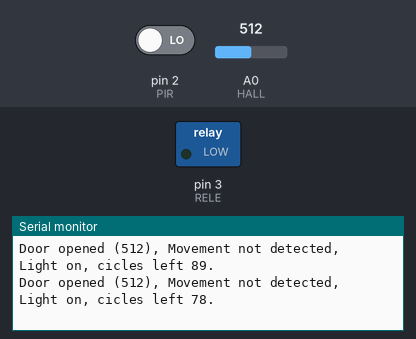
The sketch below on a simulated Arduino Uno, built with avr-gcc and run on an emulated ATmega328P. Parts: switched loads named in the sketch (green lamp = pin HIGH), the last lines printed to the serial monitor. The inputs (shaded band) are chosen by the test bench; at power-on: A0 (HALL) = 512, pin 2 (PIR) LOW.

Above: at 1.2 s.
1.3 s: A0 (HALL) set to 422
At 2.3 s:
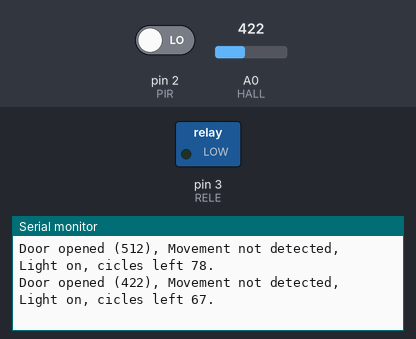
2.8 s: A0 (HALL) set to 402
At 3.5 s:
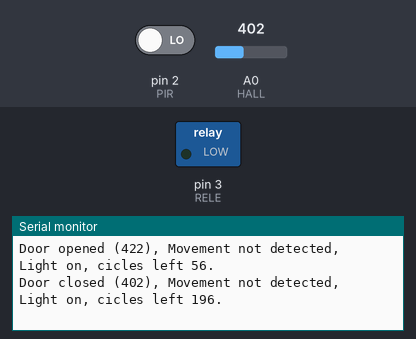
Timing chart, 0 to 5.8 s (numbered marks = the images above; inputs shaded):
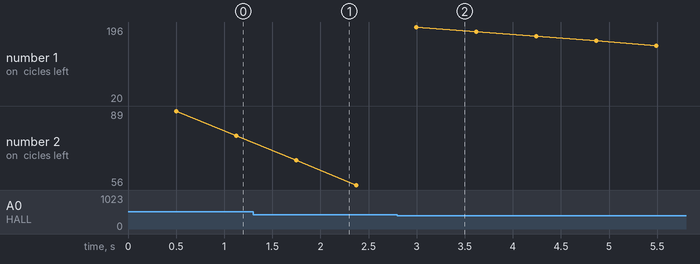

Measured:
- the behaviour switches between 412 and 411 on A0 (HALL) (found by bisection; images 1 and 2)
- after the input at 1.3 s, the serial monitor: prints a new line after 0.45 s (image 1)
- after the input at 2.8 s, the serial monitor: prints a new line after 0.19 s (image 2)

The sketch:

Toilet.ino
```cpp
const int PIR = 2;
const int RELE = 3;
const int HALL = A0;

const int MAIN_DELAY = 50;
const int ONE_SECOND = 1000 / MAIN_DELAY; //Константа, которая определяет количество циклов в одной секнде
const int TIME_TO_PRINT_DEBUG = 500 / MAIN_DELAY; //Константа определят задержку между дебажной информацией.

int sensorValue = 0;
int timeToOff = 5 * ONE_SECOND; //Единица измерения - пауза в основном цикле
bool doorOpen = false;
bool personInside = false;
bool lightOn = false;
int debugTime = TIME_TO_PRINT_DEBUG;

void setup() {
  pinMode( PIR, INPUT);
  pinMode( RELE, OUTPUT);

  Serial.begin(9600, SERIAL_8N1);
  while (!Serial) {}

  //Когда подали напряжение включаем свет на 10 секунд, дальше он погаснет, если не будет шевеления.
  digitalWrite(RELE, LOW);
  lightOn = true;

  // Установим прерывание на датчик
  attachInterrupt(0, onMove, HIGH);

  //Определяем состояние двери
  sensorValue = analogRead(HALL);
  doorOpen = (sensorValue < 524) && (sensorValue > 500);
}


void onDoorOpen(){
  // Если дверь открывается, то свет нужно включить сразу.
  digitalWrite(RELE, LOW);
  doorOpen = true;
  lightOn = true;
  timeToOff = 5 * 60 * ONE_SECOND;
}

void onDoorClose(){
  // Человек входит в комнату. Датчик движения срабатывает до того, как дверь закроется,
  // на повторное срабатывание потребуется какое-то время, поэтому устанавливаем задержку,
  // чтобы свет не выключился, как только человек закроет дверь.
  timeToOff = 10 * ONE_SECOND;
  personInside = false;
  doorOpen = false;
}

void onMove(){
  if (!doorOpen){
    personInside = true;

    // если же там действительно человек, то за 20 минут он хоть раз да шевельнется, и счетчик начнет тикать заново.
    timeToOff = 20 * 60 * ONE_SECOND;

  } else {

    // Если дверь открыта, то либо это сделано потому, что там в шкафу роются, либо потому что забыли закрыть.
    // Если последнее, то через 5 минут свет погаснет, иначе человек там будет постоянно шевелиться, и будет сбрасываться счетчик.
    timeToOff = 5 * 60 * ONE_SECOND;
  }

  // Включаем свет, если он почему-то выключен, а кто-то внутри шевелится.
  if (!lightOn) {
    digitalWrite(RELE, LOW);
    lightOn = true;
  }

}

void loop() {

  // Проверяем, открыта ли дверь, есди состояние двери изменилось, то вызываем соответсвующие обработчики событий.
  sensorValue = analogRead(HALL);
  if ((sensorValue < 612) && (sensorValue > 412) && !doorOpen){
    onDoorOpen();
  } else if (((sensorValue > 612) || (sensorValue < 412)) && doorOpen){
    onDoorClose();
  }

  // Если свет включен, то отнимаем у счетчика единицу, ели при этом становится 0, то гасим свет.
  if(lightOn && (timeToOff-- == 0) ){
    digitalWrite(RELE, HIGH);
    lightOn = false;
  }

  // Печать отладочной информации в порт.
  if(debugTime-- == 0){
    //Печатаем отладочную информацию в консоль.
    if(doorOpen){
      Serial.print("Door opened (");
    } else{
      Serial.print("Door closed (");
    }
    Serial.print(sensorValue);
    Serial.print("), Movement ");
    if(digitalRead(PIR) == HIGH) {
      Serial.print("detected, ");
    } else {
      Serial.print("not detected, ");
    }
    Serial.print("Light ");
    if(lightOn) {
      Serial.print("on, cicles left ");
      Serial.print(timeToOff);
      Serial.println(".");
    } else {
      Serial.println("off.");
    }

    Serial.flush();
    debugTime = TIME_TO_PRINT_DEBUG;
  }

  delay(MAIN_DELAY);
}
```
